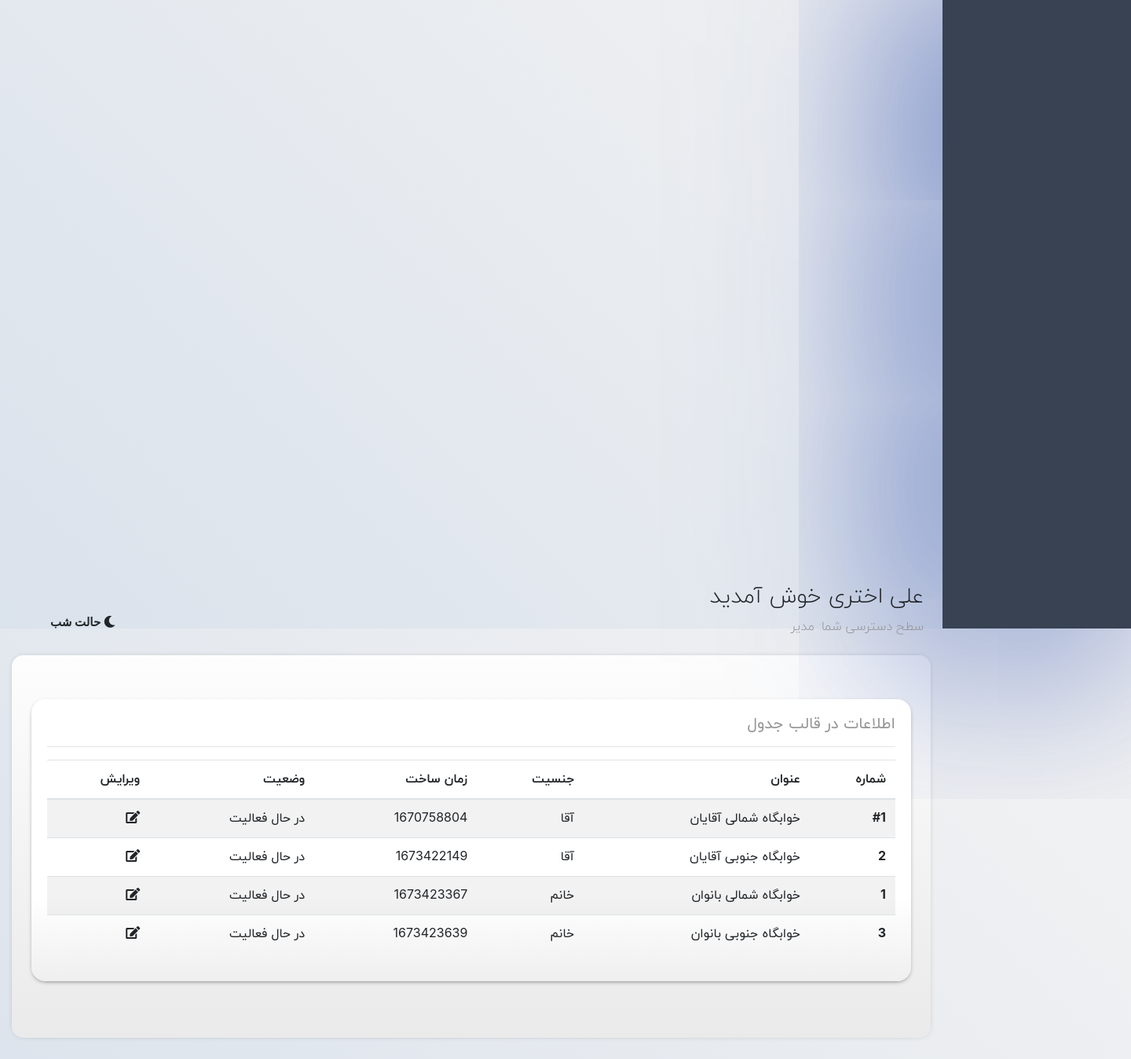
Before: /dorm-management (signed in) with the older database file.
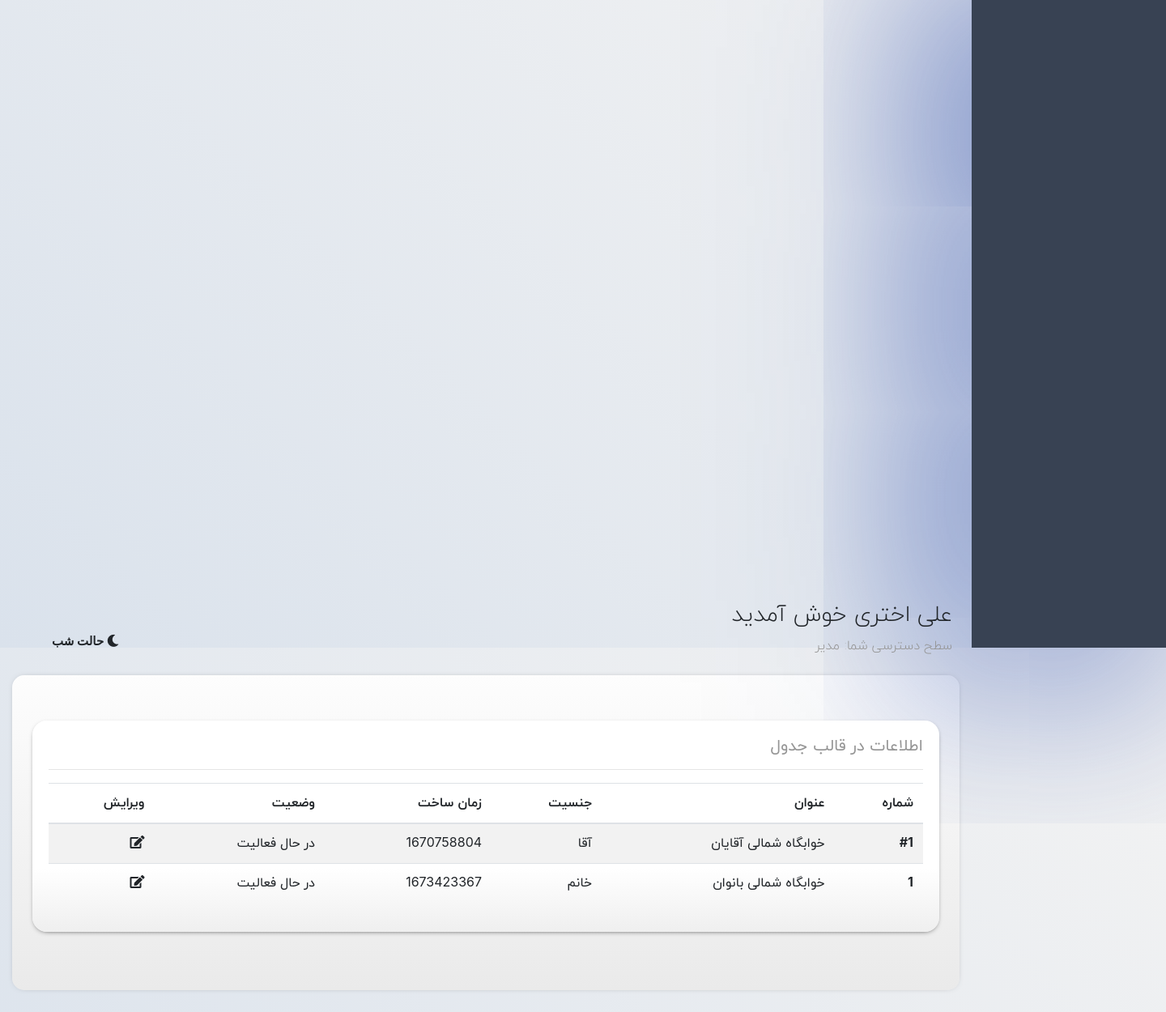
After: the same page with the newer database file.
### Panel/models.py (models this page shows, shortened)
class Dorm(models.Model):
    title = models.CharField(max_length=64, blank=False, null=False, default='خوابگاه', verbose_name='عنوان')
    status = models.BooleanField(default=True, null=False, blank=False, verbose_name='وضعیت')
    code = models.CharField(max_length=64, blank=False, null=False, unique=True, verbose_name='کد')
    created_date = models.DateTimeField(auto_now_add=True, blank=False, null=False, editable=False,
                                        verbose_name='زمان ایجاد')
    sex = models.BooleanField(default=False, blank=True, null=True,
                              verbose_name='جنسیت')  # True for male, False for female
    class Meta:
        verbose_name = "خوابگاه"
        verbose_name_plural = "خوابگاه ها"

### Panel/views.py (the view)
# urls.py: path('dorm-management', dorm_management, name='Dorm'),
def dorm_management(request):
    context = {}
    if request.user.is_authenticated:
        if request.user.is_staff:
            context['dorms'] = Dorm.objects.all()
            return render(request=request, template_name='DormManagement.html', context=context)
        else:
            pass
    else:
        return redirect(to=login)

### Templates/DormManagement.html
{% extends "SharedTemplates/Content.html" %}
{% block content %}
    <div class="jumbotron shade pt-5">
        <div class="bd-example c-grey">
            <div class="row">
                <div class="col-12 p-2">
                    <div class="card shade h-100">
                        <div class="card-body">
                            <h5 class="card-title">اطلاعات در قالب جدول</h5>
                            <hr>
                            <table class="table table-striped">
                                <thead>
                                <tr>
                                    <th scope="col">شماره</th>
                                    <th scope="col">عنوان</th>
                                    <th scope="col">جنسیت</th>
                                    <th scope="col">زمان ساخت</th>
                                    <th scope="col">وضعیت</th>
                                    <th scope="col">ویرایش</th>
                                </tr>
                                </thead>
                                <tbody>
                                {% for dorm in dorms %}
                                    <tr>
                                        <th class="text-dir-rtl text-right" scope="row">{{ dorm.code }}</th>
                                        <td>{{ dorm.title }}</td>
                                        <td>{% if dorm.sex %}
                                            آقا
                                        {% else %}
                                            خانم
                                        {% endif %} </td>
                                        <td>{{ dorm.created_date |date:"U" }}</td>
                                        <td>
                                            {% if dorm.status %}
                                                در حال فعالیت
                                            {% else %}
                                                غیر فعال
                                            {% endif %}
                                        </td>
                                        <td>
                                            <span onclick="window.open('{% url "admin:Panel_dorm_change" dorm.id %}');"
                                                  style="cursor: pointer;" class="fas fa-edit"></span>
                                        </td>
                                    </tr>
                                {% endfor %}
                                </tbody>
                            </table>
                        </div>
                    </div>
                </div>
            </div>
        </div>
    </div>
{% endblock %}

Changed rows visible on the page:
removed Dorm: code "2", title "خوابگاه جنوبی آقایان", sex "آقا", created_date "1673422149", status "در حال فعالیت"
removed Dorm: code "3", title "خوابگاه جنوبی بانوان", sex "خانم", created_date "1673423639", status "در حال فعالیت"
